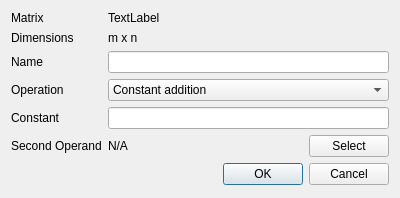
<?xml version="1.0" encoding="UTF-8"?>
<ui version="4.0">
 <class>TransformDialog</class>
 <widget class="QDialog" name="TransformDialog">
  <property name="geometry">
   <rect>
    <x>0</x>
    <y>0</y>
    <width>400</width>
    <height>198</height>
   </rect>
  </property>
  <property name="windowTitle">
   <string>Transform Matrix</string>
  </property>
  <layout class="QFormLayout" name="formLayout">
   <item row="0" column="0">
    <widget class="QLabel" name="matrixLabel">
     <property name="text">
      <string>Matrix</string>
     </property>
    </widget>
   </item>
   <item row="0" column="1">
    <widget class="QLabel" name="matrixNameLabel">
     <property name="text">
      <string>TextLabel</string>
     </property>
    </widget>
   </item>
   <item row="1" column="0">
    <widget class="QLabel" name="dimensionDescriptionLabel">
     <property name="text">
      <string>Dimensions</string>
     </property>
    </widget>
   </item>
   <item row="1" column="1">
    <widget class="QLabel" name="dimensionsLabel">
     <property name="text">
      <string>m x n</string>
     </property>
    </widget>
   </item>
   <item row="2" column="0">
    <widget class="QLabel" name="nameLabel">
     <property name="text">
      <string>Name</string>
     </property>
    </widget>
   </item>
   <item row="2" column="1">
    <widget class="QLineEdit" name="nameLineEdit"/>
   </item>
   <item row="3" column="0">
    <widget class="QLabel" name="operationLabel">
     <property name="text">
      <string>Operation</string>
     </property>
    </widget>
   </item>
   <item row="3" column="1">
    <widget class="QComboBox" name="operationComboBox">
     <item>
      <property name="text">
       <string>Constant addition</string>
      </property>
     </item>
     <item>
      <property name="text">
       <string>Constant subtraction</string>
      </property>
     </item>
     <item>
      <property name="text">
       <string>Constant multiplication</string>
      </property>
     </item>
     <item>
      <property name="text">
       <string>Constant division</string>
      </property>
     </item>
     <item>
      <property name="text">
       <string>Matrix addition</string>
      </property>
     </item>
     <item>
      <property name="text">
       <string>Matrix subtraction</string>
      </property>
     </item>
     <item>
      <property name="text">
       <string>Matrix multiplication (dot product)</string>
      </property>
     </item>
     <item>
      <property name="text">
       <string>Element-wise multiplication</string>
      </property>
     </item>
     <item>
      <property name="text">
       <string>Element-wise division</string>
      </property>
     </item>
     <item>
      <property name="text">
       <string>Minimum subtraction</string>
      </property>
     </item>
     <item>
      <property name="text">
       <string>Maximum division</string>
      </property>
     </item>
     <item>
      <property name="text">
       <string>Min/Max normalization</string>
      </property>
     </item>
     <item>
      <property name="text">
       <string>SNV normalization</string>
      </property>
     </item>
     <item>
      <property name="text">
       <string>Z-score normalization</string>
      </property>
     </item>
     <item>
      <property name="text">
       <string>Normalize to 1-norm</string>
      </property>
     </item>
     <item>
      <property name="text">
       <string>Normalize to 2-norm</string>
      </property>
     </item>
     <item>
      <property name="text">
       <string>Calibration</string>
      </property>
     </item>
    </widget>
   </item>
   <item row="4" column="0">
    <widget class="QLabel" name="constantLabel">
     <property name="text">
      <string>Constant</string>
     </property>
    </widget>
   </item>
   <item row="4" column="1">
    <widget class="QLineEdit" name="constantLineEdit"/>
   </item>
   <item row="5" column="0">
    <widget class="QLabel" name="operandLabel">
     <property name="text">
      <string>Second Operand</string>
     </property>
    </widget>
   </item>
   <item row="6" column="1">
    <widget class="QDialogButtonBox" name="buttonBox">
     <property name="orientation">
      <enum>Qt::Horizontal</enum>
     </property>
     <property name="standardButtons">
      <set>QDialogButtonBox::Cancel|QDialogButtonBox::Ok</set>
     </property>
    </widget>
   </item>
   <item row="5" column="1">
    <layout class="QHBoxLayout" name="horizontalLayout">
     <item>
      <widget class="QLabel" name="operandDisplayLabel">
       <property name="text">
        <string>N/A</string>
       </property>
      </widget>
     </item>
     <item>
      <spacer name="horizontalSpacer">
       <property name="orientation">
        <enum>Qt::Horizontal</enum>
       </property>
       <property name="sizeHint" stdset="0">
        <size>
         <width>40</width>
         <height>20</height>
        </size>
       </property>
      </spacer>
     </item>
     <item>
      <widget class="QPushButton" name="selectPushButton">
       <property name="sizePolicy">
        <sizepolicy hsizetype="Preferred" vsizetype="Fixed">
         <horstretch>0</horstretch>
         <verstretch>0</verstretch>
        </sizepolicy>
       </property>
       <property name="text">
        <string>Select</string>
       </property>
      </widget>
     </item>
    </layout>
   </item>
  </layout>
 </widget>
 <resources/>
 <connections>
  <connection>
   <sender>buttonBox</sender>
   <signal>accepted()</signal>
   <receiver>TransformDialog</receiver>
   <slot>accept()</slot>
   <hints>
    <hint type="sourcelabel">
     <x>248</x>
     <y>254</y>
    </hint>
    <hint type="destinationlabel">
     <x>157</x>
     <y>274</y>
    </hint>
   </hints>
  </connection>
  <connection>
   <sender>buttonBox</sender>
   <signal>rejected()</signal>
   <receiver>TransformDialog</receiver>
   <slot>reject()</slot>
   <hints>
    <hint type="sourcelabel">
     <x>316</x>
     <y>260</y>
    </hint>
    <hint type="destinationlabel">
     <x>286</x>
     <y>274</y>
    </hint>
   </hints>
  </connection>
 </connections>
</ui>
